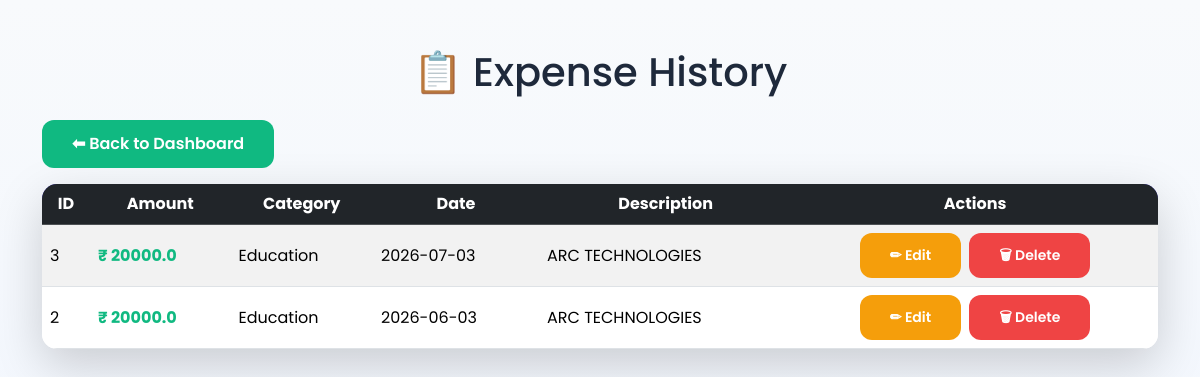
/expenses, run on the app's committed database.
### tables this page shows
CREATE TABLE expenses (
    id INTEGER PRIMARY KEY AUTOINCREMENT,
    amount REAL NOT NULL,
    category TEXT NOT NULL,
    date TEXT NOT NULL,
    description TEXT
);

### app.py (the view)
@app.route("/expenses")
def expenses():
    conn = sqlite3.connect(DATABASE)
    cursor = conn.cursor()
    cursor.execute("""
        SELECT *
        FROM expenses
        ORDER BY id DESC
    """)
    expenses = cursor.fetchall()
    conn.close()
    return render_template(
        "expense_history.html",
        expenses=expenses
    )

### templates/expense_history.html (shortened to what this page needs)
<!DOCTYPE html>
<html lang="en">
<head>
    <link href="https://cdn.jsdelivr.net/npm/bootstrap@5.3.3/dist/css/bootstrap.min.css" rel="stylesheet">
    <link rel="stylesheet" href="{{ url_for('static', filename='css/style.css') }}">
</head>
<body>
<div class="container mt-5">
    <h1 class="text-center mb-4">
        📋 Expense History
    </h1>
    <a href="/" class="btn btn-success mb-3">
        ⬅ Back to Dashboard
    </a>
<table class="table table-hover table-striped align-middle shadow-lg">
         <thead class="table-dark">
    <tr class="text-center">
        <th>ID</th>
        <th>Amount</th>
        <th>Category</th>
        <th>Date</th>
        <th>Description</th>
        <th>Actions</th>
    </tr>
</thead>
        <tbody>
            {% if expenses %}
                {% for expense in expenses %}
              <tr>
    <td>{{ expense[0] }}</td>
  <td class="fw-bold text-success">
    ₹ {{ expense[1] }}
</td>
    <td>{{ expense[2] }}</td>
    <td>{{ expense[3] }}</td>
    <td>{{ expense[4] }}</td>
<td class="text-center">
    <div class="d-flex justify-content-center gap-2">
        <a href="/edit-expense/{{ expense[0] }}"
           class="btn btn-warning btn-sm">
            ✏ Edit
        </a>
        <a href="/delete-expense/{{ expense[0] }}"
           class="btn btn-danger btn-sm"
           onclick="return confirm('Delete this expense?')">
            🗑 Delete
        </a>
    </div>
</td>
</tr>
                {% endfor %}
            {% else %}
                <tr>
                   <td colspan="6" class="text-center text-muted">
                        No expenses found.
                    </td>
                </tr>
            {% endif %}
        </tbody>
    </table>
</div>
</body>
</html>

### static/css/style.css (style rules this page uses)
* { margin:0; padding:0; box-sizing:border-box; font-family:'Poppins',sans-serif; }
body { background:linear-gradient(180deg,#F8FAFC,#EEF4FF); color:#1E293B; min-height:100vh; }
.btn { border-radius:12px; padding:12px 30px; font-weight:600; transition:.3s; }
.btn-success { background:#10B981; border:none; }
.btn-warning { color:white; background:#F59E0B; border:none; }
.btn-danger { background:#EF4444; border:none; }
.table { background:white; border-radius:15px; overflow:hidden; box-shadow:0 8px 20px rgba(0,0,0,.06); }
.table-dark { background:#4F46E5 !important; color:white; }
h1,h2,h3,h4 { color:#1E293B; }
.text-success { color:#10B981 !important; }

### data on the page
expenses: id "3", amount "20000.0", category "Education", date "2026-07-03", description "ARC TECHNOLOGIES"
expenses: id "2", amount "20000.0", category "Education", date "2026-06-03", description "ARC TECHNOLOGIES"
